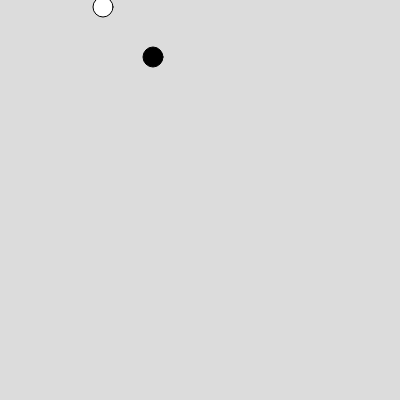
Frame 1 (no input)
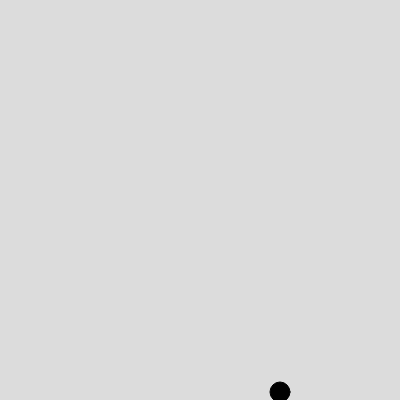
Frame 60 (no input)
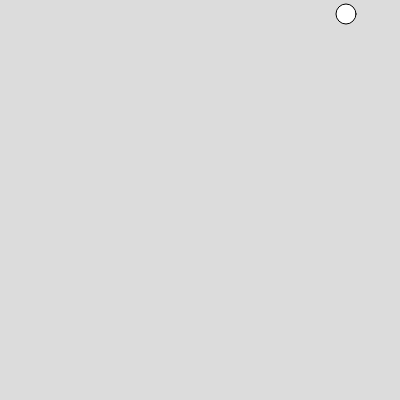
Frame 120 (the mouse pressed at the canvas centre since frame 60)

The p5.js sketch that drew these frames (run headless with seeded random() and noise() and a simulated clock; from frame 60 on, the mouse is pressed at the canvas centre):

// p5.js sketch
// ── sketch.js
let x1 = 100;     // x position of the ball
let y1 = 0;       // y position of the ball
let x1Speed = 3;  // speed in X direction
let y1Speed = 7; // speed in Y direction
let d1 = 20;      // diameter of the ball

let x2 = 150;     // x position of the ball
let y2 = 50;       // y position of the ball
let x2Speed = 3;  // speed in X direction
let y2Speed = 7; // speed in Y direction
let d2 = 20;      // diameter of the ball

function setup() {
  createCanvas(400, 400);
}

function draw() {
  background(220);  // try commenting this out!
 
  // if x hits the right side or the left side of the canvas,
  // switch directions...
  if (x1 > width || x1 < 0) {
    x1Speed = x1Speed * -1;  
  }
  x1 = x1 + x1Speed; // adding a negative xSpeed *decreases* x, right?
  
  // same as above, but for the top and bottom of the canvas
  if (y1 > width || y1 < 0) {
    y1Speed = y1Speed * -1;  
  }
  y1 = y1 + y1Speed;
  ellipse(x1, y1, d1); 

  if (x2 > width || x2 < 0) {
    x2Speed = x2Speed * -1;  
  }
  x2 = x2 + x2Speed; // adding a negative xSpeed *decreases* x, right?
  
  // same as above, but for the top and bottom of the canvas
  if (y2 > width || y2 < 0) {
    y2Speed = y2Speed * -1;  
  }
  y2 = y2 + y1Speed;

  if (mouseIsPressed == true) {
    fill(255); // White
  }
  else {
    fill(0);   // Black

  ellipse(x2, y2, d2); } }
